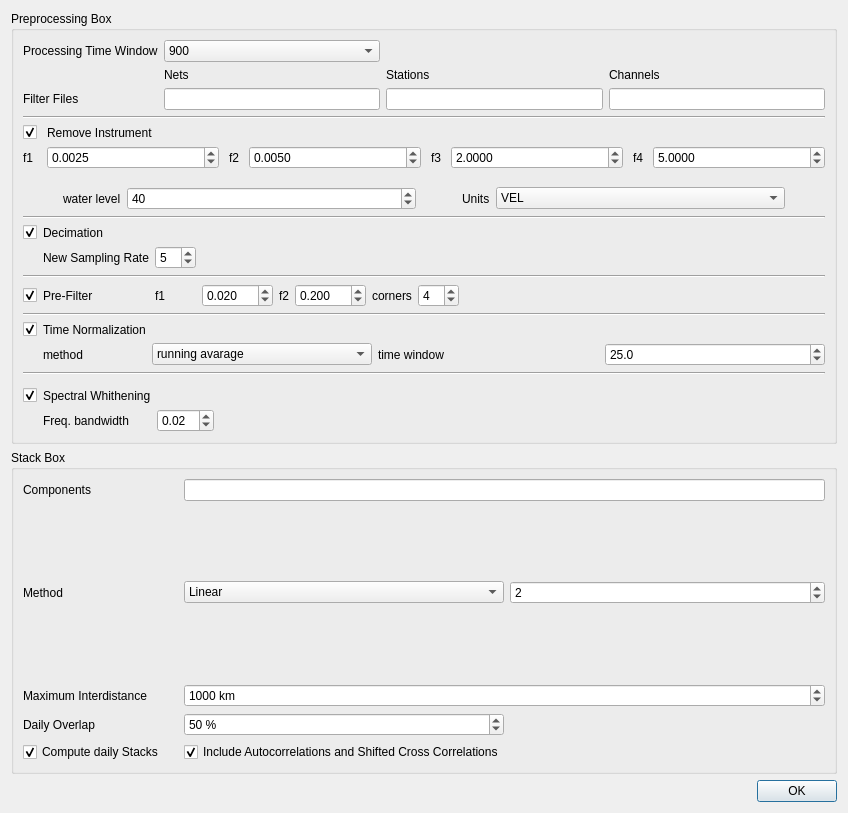
<?xml version="1.0" encoding="UTF-8"?>
<ui version="4.0">
 <class>Dialog</class>
 <widget class="QDialog" name="Dialog">
  <property name="geometry">
   <rect>
    <x>0</x>
    <y>0</y>
    <width>848</width>
    <height>813</height>
   </rect>
  </property>
  <property name="windowTitle">
   <string>Setting Parameters</string>
  </property>
  <layout class="QVBoxLayout" name="verticalLayout">
   <item>
    <widget class="QGroupBox" name="groupBox">
     <property name="title">
      <string>Preprocessing Box</string>
     </property>
     <layout class="QVBoxLayout" name="verticalLayout_3">
      <item>
       <layout class="QGridLayout" name="gridLayout_2">
        <property name="topMargin">
         <number>0</number>
        </property>
        <item row="0" column="0">
         <widget class="QLabel" name="label_17">
          <property name="sizePolicy">
           <sizepolicy hsizetype="Maximum" vsizetype="Preferred">
            <horstretch>0</horstretch>
            <verstretch>0</verstretch>
           </sizepolicy>
          </property>
          <property name="text">
           <string>Processing Time Window</string>
          </property>
         </widget>
        </item>
        <item row="2" column="1">
         <widget class="QLineEdit" name="lineEditNets">
          <property name="sizePolicy">
           <sizepolicy hsizetype="Expanding" vsizetype="Fixed">
            <horstretch>0</horstretch>
            <verstretch>0</verstretch>
           </sizepolicy>
          </property>
          <property name="text">
           <string/>
          </property>
         </widget>
        </item>
        <item row="2" column="2">
         <widget class="QLineEdit" name="lineEditStations">
          <property name="text">
           <string/>
          </property>
         </widget>
        </item>
        <item row="2" column="0">
         <widget class="QLabel" name="label_18">
          <property name="sizePolicy">
           <sizepolicy hsizetype="Maximum" vsizetype="Preferred">
            <horstretch>0</horstretch>
            <verstretch>0</verstretch>
           </sizepolicy>
          </property>
          <property name="text">
           <string>Filter Files</string>
          </property>
         </widget>
        </item>
        <item row="2" column="3">
         <widget class="QLineEdit" name="lineEditChannels">
          <property name="text">
           <string/>
          </property>
         </widget>
        </item>
        <item row="1" column="3">
         <widget class="QLabel" name="label_21">
          <property name="text">
           <string>Channels</string>
          </property>
         </widget>
        </item>
        <item row="1" column="2">
         <widget class="QLabel" name="label_20">
          <property name="text">
           <string>Stations</string>
          </property>
         </widget>
        </item>
        <item row="1" column="1">
         <widget class="QLabel" name="label_19">
          <property name="text">
           <string>Nets</string>
          </property>
         </widget>
        </item>
        <item row="0" column="1">
         <widget class="QComboBox" name="timeWindowCB">
          <property name="sizePolicy">
           <sizepolicy hsizetype="Preferred" vsizetype="Fixed">
            <horstretch>0</horstretch>
            <verstretch>0</verstretch>
           </sizepolicy>
          </property>
          <item>
           <property name="text">
            <string>900</string>
           </property>
          </item>
          <item>
           <property name="text">
            <string>1800</string>
           </property>
          </item>
          <item>
           <property name="text">
            <string>3600</string>
           </property>
          </item>
          <item>
           <property name="text">
            <string>5400</string>
           </property>
          </item>
          <item>
           <property name="text">
            <string>7200</string>
           </property>
          </item>
         </widget>
        </item>
       </layout>
      </item>
      <item>
       <widget class="Line" name="line_3">
        <property name="orientation">
         <enum>Qt::Horizontal</enum>
        </property>
       </widget>
      </item>
      <item>
       <layout class="QGridLayout" name="gridLayout_4">
        <property name="topMargin">
         <number>0</number>
        </property>
        <property name="horizontalSpacing">
         <number>10</number>
        </property>
        <item row="1" column="2">
         <widget class="QLabel" name="label_2">
          <property name="sizePolicy">
           <sizepolicy hsizetype="Maximum" vsizetype="Preferred">
            <horstretch>0</horstretch>
            <verstretch>0</verstretch>
           </sizepolicy>
          </property>
          <property name="text">
           <string>f2</string>
          </property>
         </widget>
        </item>
        <item row="1" column="0">
         <widget class="QLabel" name="label">
          <property name="sizePolicy">
           <sizepolicy hsizetype="Maximum" vsizetype="Preferred">
            <horstretch>0</horstretch>
            <verstretch>0</verstretch>
           </sizepolicy>
          </property>
          <property name="text">
           <string>f1</string>
          </property>
         </widget>
        </item>
        <item row="1" column="1">
         <widget class="QDoubleSpinBox" name="f1">
          <property name="decimals">
           <number>4</number>
          </property>
          <property name="singleStep">
           <double>0.010000000000000</double>
          </property>
          <property name="value">
           <double>0.002500000000000</double>
          </property>
         </widget>
        </item>
        <item row="1" column="3">
         <widget class="QDoubleSpinBox" name="f2">
          <property name="decimals">
           <number>4</number>
          </property>
          <property name="singleStep">
           <double>0.100000000000000</double>
          </property>
          <property name="value">
           <double>0.005000000000000</double>
          </property>
         </widget>
        </item>
        <item row="0" column="0">
         <widget class="QCheckBox" name="remove_responseCB">
          <property name="sizePolicy">
           <sizepolicy hsizetype="Maximum" vsizetype="Fixed">
            <horstretch>0</horstretch>
            <verstretch>0</verstretch>
           </sizepolicy>
          </property>
          <property name="text">
           <string/>
          </property>
          <property name="checked">
           <bool>true</bool>
          </property>
         </widget>
        </item>
        <item row="1" column="4">
         <widget class="QLabel" name="label_4">
          <property name="sizePolicy">
           <sizepolicy hsizetype="Maximum" vsizetype="Preferred">
            <horstretch>0</horstretch>
            <verstretch>0</verstretch>
           </sizepolicy>
          </property>
          <property name="text">
           <string>f3</string>
          </property>
         </widget>
        </item>
        <item row="1" column="5">
         <widget class="QDoubleSpinBox" name="f3">
          <property name="decimals">
           <number>4</number>
          </property>
          <property name="singleStep">
           <double>0.010000000000000</double>
          </property>
          <property name="value">
           <double>2.000000000000000</double>
          </property>
         </widget>
        </item>
        <item row="1" column="6">
         <widget class="QLabel" name="label_7">
          <property name="sizePolicy">
           <sizepolicy hsizetype="Maximum" vsizetype="Preferred">
            <horstretch>0</horstretch>
            <verstretch>0</verstretch>
           </sizepolicy>
          </property>
          <property name="text">
           <string>f4</string>
          </property>
         </widget>
        </item>
        <item row="1" column="7">
         <widget class="QDoubleSpinBox" name="f4">
          <property name="decimals">
           <number>4</number>
          </property>
          <property name="singleStep">
           <double>0.010000000000000</double>
          </property>
          <property name="value">
           <double>5.000000000000000</double>
          </property>
         </widget>
        </item>
        <item row="0" column="1" colspan="7">
         <widget class="QLabel" name="label_5">
          <property name="styleSheet">
           <string notr="true">font: 13pt &quot;.AppleSystemUIFont&quot;;</string>
          </property>
          <property name="text">
           <string>Remove Instrument</string>
          </property>
         </widget>
        </item>
       </layout>
      </item>
      <item>
       <layout class="QHBoxLayout" name="horizontalLayout">
        <property name="topMargin">
         <number>12</number>
        </property>
        <item>
         <spacer name="horizontalSpacer">
          <property name="orientation">
           <enum>Qt::Horizontal</enum>
          </property>
          <property name="sizeType">
           <enum>QSizePolicy::Fixed</enum>
          </property>
          <property name="sizeHint" stdset="0">
           <size>
            <width>40</width>
            <height>20</height>
           </size>
          </property>
         </spacer>
        </item>
        <item>
         <widget class="QLabel" name="label_13">
          <property name="sizePolicy">
           <sizepolicy hsizetype="Maximum" vsizetype="Preferred">
            <horstretch>0</horstretch>
            <verstretch>0</verstretch>
           </sizepolicy>
          </property>
          <property name="text">
           <string>water level</string>
          </property>
         </widget>
        </item>
        <item>
         <widget class="QSpinBox" name="waterlevelSB">
          <property name="sizePolicy">
           <sizepolicy hsizetype="Preferred" vsizetype="Fixed">
            <horstretch>0</horstretch>
            <verstretch>0</verstretch>
           </sizepolicy>
          </property>
          <property name="value">
           <number>40</number>
          </property>
         </widget>
        </item>
        <item>
         <spacer name="horizontalSpacer_2">
          <property name="orientation">
           <enum>Qt::Horizontal</enum>
          </property>
          <property name="sizeType">
           <enum>QSizePolicy::Fixed</enum>
          </property>
          <property name="sizeHint" stdset="0">
           <size>
            <width>40</width>
            <height>20</height>
           </size>
          </property>
         </spacer>
        </item>
        <item>
         <widget class="QLabel" name="label_14">
          <property name="sizePolicy">
           <sizepolicy hsizetype="Maximum" vsizetype="Preferred">
            <horstretch>0</horstretch>
            <verstretch>0</verstretch>
           </sizepolicy>
          </property>
          <property name="text">
           <string>Units</string>
          </property>
         </widget>
        </item>
        <item>
         <widget class="QComboBox" name="unitsCB">
          <property name="sizePolicy">
           <sizepolicy hsizetype="Preferred" vsizetype="Fixed">
            <horstretch>0</horstretch>
            <verstretch>0</verstretch>
           </sizepolicy>
          </property>
          <item>
           <property name="text">
            <string>VEL</string>
           </property>
          </item>
          <item>
           <property name="text">
            <string>DISP</string>
           </property>
          </item>
          <item>
           <property name="text">
            <string>ACC</string>
           </property>
          </item>
         </widget>
        </item>
        <item>
         <spacer name="horizontalSpacer_3">
          <property name="orientation">
           <enum>Qt::Horizontal</enum>
          </property>
          <property name="sizeType">
           <enum>QSizePolicy::Fixed</enum>
          </property>
          <property name="sizeHint" stdset="0">
           <size>
            <width>40</width>
            <height>20</height>
           </size>
          </property>
         </spacer>
        </item>
       </layout>
      </item>
      <item>
       <widget class="Line" name="line">
        <property name="orientation">
         <enum>Qt::Horizontal</enum>
        </property>
       </widget>
      </item>
      <item>
       <layout class="QGridLayout" name="gridLayout_3">
        <property name="topMargin">
         <number>0</number>
        </property>
        <item row="0" column="1">
         <widget class="QLabel" name="label_6">
          <property name="text">
           <string>Decimation</string>
          </property>
         </widget>
        </item>
        <item row="3" column="3">
         <widget class="QDoubleSpinBox" name="freqminFilterDB">
          <property name="decimals">
           <number>3</number>
          </property>
          <property name="maximum">
           <double>200.000000000000000</double>
          </property>
          <property name="value">
           <double>0.020000000000000</double>
          </property>
         </widget>
        </item>
        <item row="3" column="2">
         <widget class="QLabel" name="label_25">
          <property name="text">
           <string>f1</string>
          </property>
         </widget>
        </item>
        <item row="1" column="8">
         <spacer name="horizontalSpacer_4">
          <property name="orientation">
           <enum>Qt::Horizontal</enum>
          </property>
          <property name="sizeHint" stdset="0">
           <size>
            <width>40</width>
            <height>20</height>
           </size>
          </property>
         </spacer>
        </item>
        <item row="3" column="1">
         <widget class="QLabel" name="label_24">
          <property name="text">
           <string>Pre-Filter</string>
          </property>
         </widget>
        </item>
        <item row="1" column="1">
         <widget class="QLabel" name="label_8">
          <property name="sizePolicy">
           <sizepolicy hsizetype="Preferred" vsizetype="Preferred">
            <horstretch>0</horstretch>
            <verstretch>0</verstretch>
           </sizepolicy>
          </property>
          <property name="text">
           <string>New Sampling Rate</string>
          </property>
         </widget>
        </item>
        <item row="1" column="2">
         <widget class="QSpinBox" name="factor">
          <property name="sizePolicy">
           <sizepolicy hsizetype="Preferred" vsizetype="Fixed">
            <horstretch>0</horstretch>
            <verstretch>0</verstretch>
           </sizepolicy>
          </property>
          <property name="value">
           <number>5</number>
          </property>
         </widget>
        </item>
        <item row="0" column="0">
         <widget class="QCheckBox" name="decimationCB">
          <property name="sizePolicy">
           <sizepolicy hsizetype="Maximum" vsizetype="Fixed">
            <horstretch>0</horstretch>
            <verstretch>0</verstretch>
           </sizepolicy>
          </property>
          <property name="text">
           <string/>
          </property>
          <property name="checked">
           <bool>true</bool>
          </property>
         </widget>
        </item>
        <item row="3" column="5">
         <widget class="QDoubleSpinBox" name="freqmaxFilterDB">
          <property name="decimals">
           <number>3</number>
          </property>
          <property name="maximum">
           <double>200.000000000000000</double>
          </property>
          <property name="value">
           <double>0.200000000000000</double>
          </property>
         </widget>
        </item>
        <item row="3" column="4">
         <widget class="QLabel" name="label_26">
          <property name="text">
           <string>f2</string>
          </property>
         </widget>
        </item>
        <item row="3" column="6">
         <widget class="QLabel" name="label_27">
          <property name="text">
           <string>corners</string>
          </property>
         </widget>
        </item>
        <item row="2" column="0" colspan="9">
         <widget class="Line" name="line_4">
          <property name="orientation">
           <enum>Qt::Horizontal</enum>
          </property>
         </widget>
        </item>
        <item row="3" column="0">
         <widget class="QCheckBox" name="preFilterCB">
          <property name="text">
           <string/>
          </property>
          <property name="checked">
           <bool>true</bool>
          </property>
         </widget>
        </item>
        <item row="3" column="7">
         <widget class="QSpinBox" name="cornersFilterDB">
          <property name="value">
           <number>4</number>
          </property>
         </widget>
        </item>
       </layout>
      </item>
      <item>
       <widget class="Line" name="line_6">
        <property name="orientation">
         <enum>Qt::Horizontal</enum>
        </property>
       </widget>
      </item>
      <item>
       <layout class="QGridLayout" name="gridLayout_6">
        <property name="topMargin">
         <number>0</number>
        </property>
        <item row="1" column="2">
         <widget class="QComboBox" name="timenorm">
          <item>
           <property name="text">
            <string>running avarage</string>
           </property>
          </item>
          <item>
           <property name="text">
            <string>1 bit</string>
           </property>
          </item>
          <item>
           <property name="text">
            <string>PCC</string>
           </property>
          </item>
         </widget>
        </item>
        <item row="1" column="3">
         <widget class="QLabel" name="label_10">
          <property name="text">
           <string>time window</string>
          </property>
         </widget>
        </item>
        <item row="1" column="1">
         <widget class="QLabel" name="label_9">
          <property name="sizePolicy">
           <sizepolicy hsizetype="Maximum" vsizetype="Preferred">
            <horstretch>0</horstretch>
            <verstretch>0</verstretch>
           </sizepolicy>
          </property>
          <property name="text">
           <string>method</string>
          </property>
         </widget>
        </item>
        <item row="0" column="1">
         <widget class="QLabel" name="label_3">
          <property name="text">
           <string>Time Normalization</string>
          </property>
         </widget>
        </item>
        <item row="0" column="0">
         <widget class="QCheckBox" name="time_normalizationCB">
          <property name="sizePolicy">
           <sizepolicy hsizetype="Maximum" vsizetype="Fixed">
            <horstretch>0</horstretch>
            <verstretch>0</verstretch>
           </sizepolicy>
          </property>
          <property name="text">
           <string/>
          </property>
          <property name="checked">
           <bool>true</bool>
          </property>
         </widget>
        </item>
        <item row="1" column="4">
         <widget class="QDoubleSpinBox" name="timewindow">
          <property name="decimals">
           <number>1</number>
          </property>
          <property name="singleStep">
           <double>1.000000000000000</double>
          </property>
          <property name="value">
           <double>25.000000000000000</double>
          </property>
         </widget>
        </item>
       </layout>
      </item>
      <item>
       <widget class="Line" name="line_2">
        <property name="orientation">
         <enum>Qt::Horizontal</enum>
        </property>
       </widget>
      </item>
      <item>
       <layout class="QGridLayout" name="gridLayout_7">
        <property name="topMargin">
         <number>7</number>
        </property>
        <item row="0" column="0">
         <widget class="QCheckBox" name="whitheningCB">
          <property name="sizePolicy">
           <sizepolicy hsizetype="Maximum" vsizetype="Fixed">
            <horstretch>0</horstretch>
            <verstretch>0</verstretch>
           </sizepolicy>
          </property>
          <property name="text">
           <string/>
          </property>
          <property name="checked">
           <bool>true</bool>
          </property>
         </widget>
        </item>
        <item row="1" column="2">
         <widget class="QDoubleSpinBox" name="freqbandwidth">
          <property name="value">
           <double>0.020000000000000</double>
          </property>
         </widget>
        </item>
        <item row="0" column="1">
         <widget class="QLabel" name="label_11">
          <property name="text">
           <string>Spectral Whithening</string>
          </property>
         </widget>
        </item>
        <item row="1" column="1">
         <widget class="QLabel" name="label_12">
          <property name="sizePolicy">
           <sizepolicy hsizetype="Maximum" vsizetype="Preferred">
            <horstretch>0</horstretch>
            <verstretch>0</verstretch>
           </sizepolicy>
          </property>
          <property name="text">
           <string>Freq. bandwidth</string>
          </property>
         </widget>
        </item>
        <item row="1" column="3">
         <spacer name="horizontalSpacer_5">
          <property name="orientation">
           <enum>Qt::Horizontal</enum>
          </property>
          <property name="sizeHint" stdset="0">
           <size>
            <width>40</width>
            <height>20</height>
           </size>
          </property>
         </spacer>
        </item>
       </layout>
      </item>
     </layout>
    </widget>
   </item>
   <item>
    <widget class="QGroupBox" name="groupBox_2">
     <property name="title">
      <string>Stack Box</string>
     </property>
     <layout class="QVBoxLayout" name="verticalLayout_2">
      <item>
       <layout class="QGridLayout" name="gridLayout_5">
        <item row="0" column="1" colspan="3">
         <widget class="QLineEdit" name="componentsLE">
          <property name="text">
           <string/>
          </property>
         </widget>
        </item>
        <item row="8" column="0">
         <widget class="QCheckBox" name="dailyStacksCB">
          <property name="text">
           <string>Compute daily Stacks</string>
          </property>
          <property name="checked">
           <bool>true</bool>
          </property>
         </widget>
        </item>
        <item row="3" column="0">
         <widget class="QLabel" name="label_22">
          <property name="text">
           <string>Maximum Interdistance</string>
          </property>
         </widget>
        </item>
        <item row="1" column="2" rowspan="2" colspan="2">
         <widget class="QSpinBox" name="powerSB">
          <property name="minimum">
           <number>1</number>
          </property>
          <property name="maximum">
           <number>8</number>
          </property>
          <property name="value">
           <number>2</number>
          </property>
         </widget>
        </item>
        <item row="0" column="0">
         <widget class="QLabel" name="label_16">
          <property name="text">
           <string>Components</string>
          </property>
         </widget>
        </item>
        <item row="3" column="1" colspan="3">
         <widget class="QSpinBox" name="max_distanceBtn">
          <property name="sizePolicy">
           <sizepolicy hsizetype="Preferred" vsizetype="Fixed">
            <horstretch>0</horstretch>
            <verstretch>0</verstretch>
           </sizepolicy>
          </property>
          <property name="suffix">
           <string> km</string>
          </property>
          <property name="maximum">
           <number>10000</number>
          </property>
          <property name="value">
           <number>1000</number>
          </property>
         </widget>
        </item>
        <item row="6" column="0">
         <widget class="QLabel" name="label_23">
          <property name="text">
           <string>Daily Overlap</string>
          </property>
         </widget>
        </item>
        <item row="1" column="1" rowspan="2">
         <widget class="QComboBox" name="stackCB">
          <property name="sizePolicy">
           <sizepolicy hsizetype="Preferred" vsizetype="Fixed">
            <horstretch>0</horstretch>
            <verstretch>0</verstretch>
           </sizepolicy>
          </property>
          <item>
           <property name="text">
            <string>Linear</string>
           </property>
          </item>
          <item>
           <property name="text">
            <string>PWS</string>
           </property>
          </item>
          <item>
           <property name="text">
            <string>nrooth</string>
           </property>
          </item>
         </widget>
        </item>
        <item row="1" column="0" rowspan="2">
         <widget class="QLabel" name="label_15">
          <property name="text">
           <string>Method</string>
          </property>
         </widget>
        </item>
        <item row="8" column="1">
         <widget class="QCheckBox" name="autocorrCB">
          <property name="text">
           <string>Include Autocorrelations and Shifted Cross Correlations</string>
          </property>
          <property name="checked">
           <bool>true</bool>
          </property>
         </widget>
        </item>
        <item row="6" column="1">
         <widget class="QSpinBox" name="overlapSB">
          <property name="suffix">
           <string> %</string>
          </property>
          <property name="value">
           <number>50</number>
          </property>
         </widget>
        </item>
       </layout>
      </item>
     </layout>
    </widget>
   </item>
   <item>
    <widget class="QDialogButtonBox" name="buttonBox">
     <property name="orientation">
      <enum>Qt::Horizontal</enum>
     </property>
     <property name="standardButtons">
      <set>QDialogButtonBox::Ok</set>
     </property>
    </widget>
   </item>
  </layout>
 </widget>
 <resources/>
 <connections>
  <connection>
   <sender>buttonBox</sender>
   <signal>accepted()</signal>
   <receiver>Dialog</receiver>
   <slot>accept()</slot>
   <hints>
    <hint type="sourcelabel">
     <x>248</x>
     <y>254</y>
    </hint>
    <hint type="destinationlabel">
     <x>157</x>
     <y>274</y>
    </hint>
   </hints>
  </connection>
  <connection>
   <sender>buttonBox</sender>
   <signal>rejected()</signal>
   <receiver>Dialog</receiver>
   <slot>reject()</slot>
   <hints>
    <hint type="sourcelabel">
     <x>316</x>
     <y>260</y>
    </hint>
    <hint type="destinationlabel">
     <x>286</x>
     <y>274</y>
    </hint>
   </hints>
  </connection>
 </connections>
</ui>
